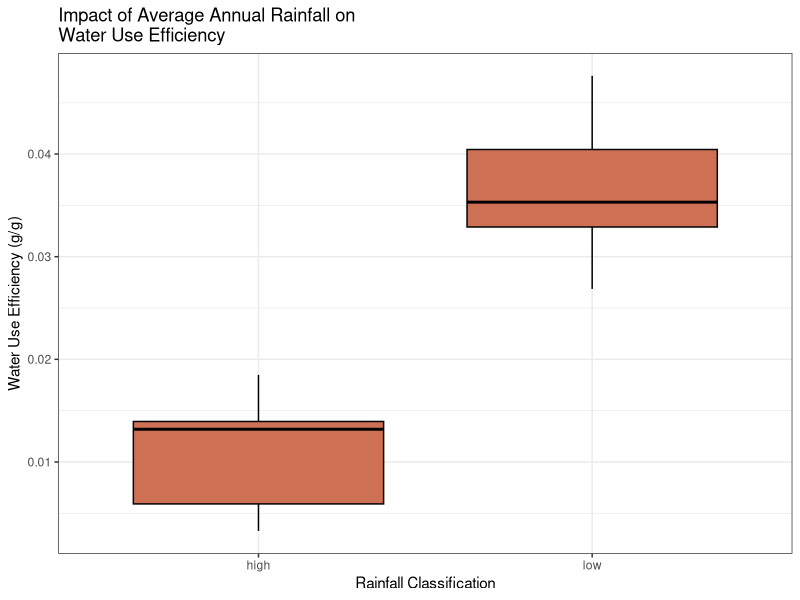
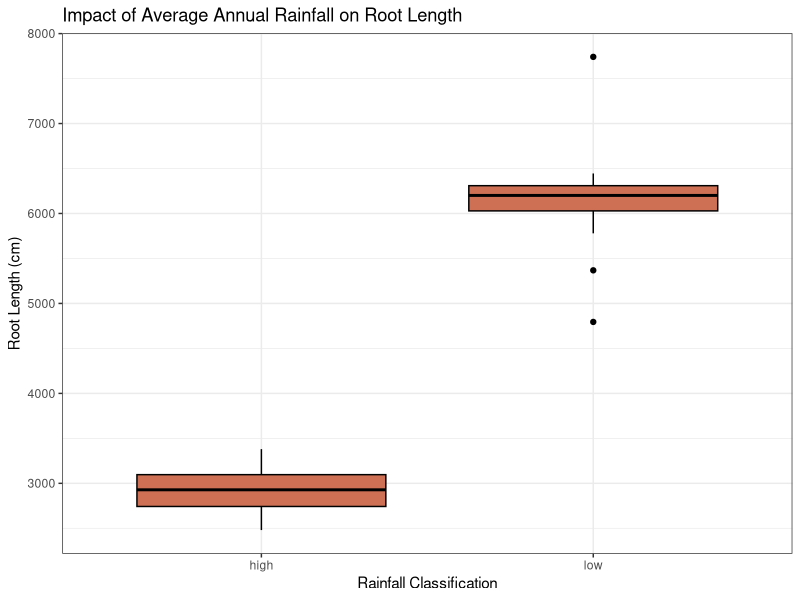
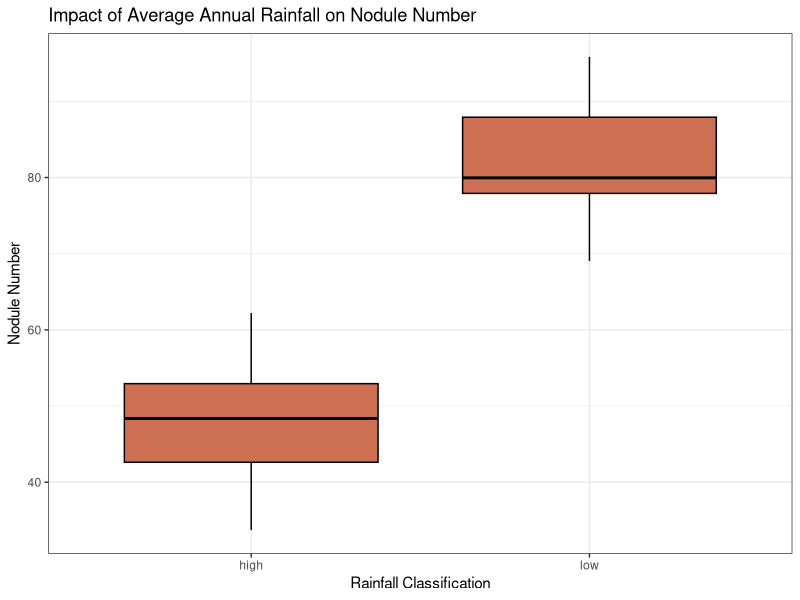
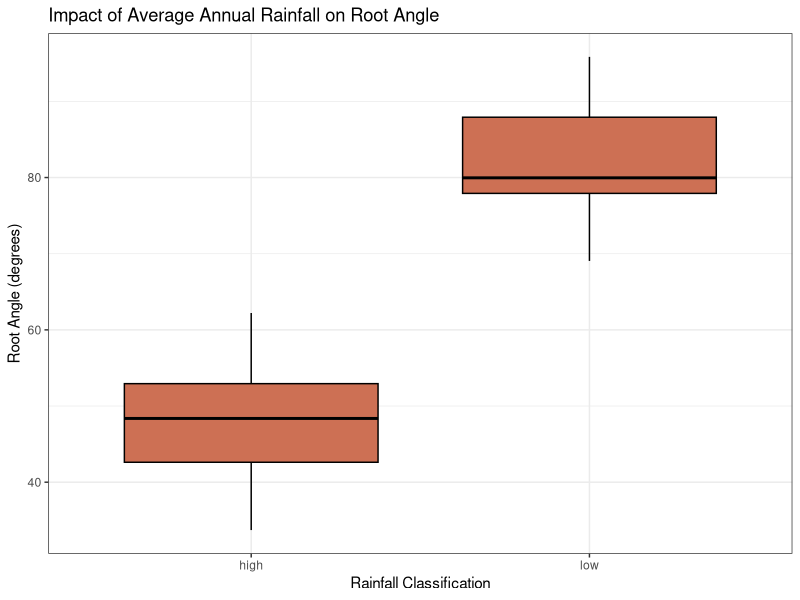
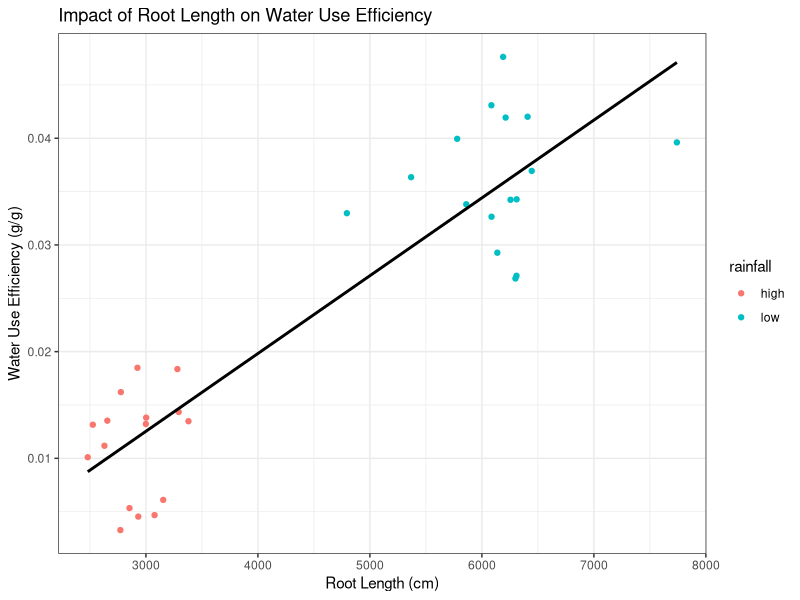
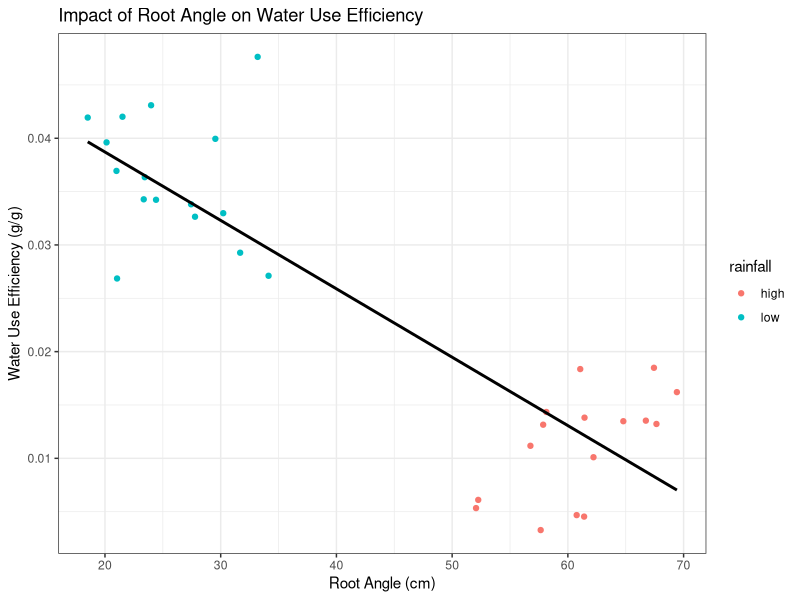

The R script that drew these images, in order:
## ---- chunk 1

#---------------------------------------------------------#
#                      creating the data fram
#---------------------------------------------------------#

df1=data.frame(
	rainfall = rep(c("high","low"), each= 16), #rainfall @origin
	accession = paste("PI",rep(1:8, each = 4), sep = "_"), #accession number
	BioRep=rep(1:4,times=8), #biological replicate of genotype
	rootLen = 0, #root length
	nodNum = 0, #nodule number
	wue = 0, #water use efficiency
  rootAng = 0 #root branching 
	)

print(df1)



#---------------------------------------------------------#
#                      water use efficiency
#---------------------------------------------------------#

## for high average annual rainfall under water limitation

df1[1:16,"wue"] = rnorm(n = nrow(df1)/2,mean = 0.0125 ,sd = 0.005)
    # accessions with high average annual rainfall
    # will have low water use efficiency 
    # numbers are based on my own exps

## for low average annual rainfall under water limitation

df1[17:32,"wue"] = rnorm(n = nrow(df1)/2,mean =0.0375 ,sd = 0.005)
    # accessions with low average annual rainfall
    # will have high water use efficiency 
    # numbers are based on my own exps

head(df1) #checking to be sure it works


#---------------------------------------------------------#
#                      nodule number
#---------------------------------------------------------#

## for high average annual rainfall under water limitation

df1[1:16,"nodNum"] = rnorm(n = nrow(df1)/2,mean = 50 ,sd = 10)
    # accessions with high average annual rainfall
    # will have low nodule number 
    # numbers are based on my own exps

## for low average annual rainfall under water limitation

df1[17:32,"nodNum"] = rnorm(n = nrow(df1)/2,mean =80 ,sd = 10)
    # accessions with low average annual rainfall
    # will have high nodule number
    # numbers are based on my own exps

#---------------------------------------------------------#
#                      root length
#---------------------------------------------------------#

## for high average annual rainfall under water limitation

df1[1:16,"rootLen"] = rnorm(n = nrow(df1)/2,mean = 3000 ,sd = 300)
    # accessions with high average annual rainfall
    # will have shallower roots
    # numbers are based on my own exps
    # whinrhizo measured total root length in cm

## for low average annual rainfall under water limitation

df1[17:32,"rootLen"] = rnorm(n = nrow(df1)/2,mean =6000 ,sd = 500)
    # accessions with low average annual rainfall
    # will have deeper roots
    # numbers are based on my own exps
    # whinrhizo measured total root length in cm

#---------------------------------------------------------#
#                      root angle
#---------------------------------------------------------#

## for high average annual rainfall under water limitation

df1[1:16,"rootAng"] = rnorm(n = nrow(df1)/2,mean = 60 ,sd = 5)
    # accessions with high average annual rainfall
    # will have higher root angle
    # numbers are based on my own exps
    # root angle is relative to the primary root

## for low average annual rainfall under water limitation

df1[17:32,"rootAng"] = rnorm(n = nrow(df1)/2,mean =25 ,sd = 5)
    # accessions with low average annual rainfall
    # will have lower root angle 
    # numbers are based on my own exps
    # root angle is relative to the primary root


head(df1)
tail(df1)

## ---- chunk 2

#---------------------------------------------------------#
#                      ANOVAS
#---------------------------------------------------------#

##Water use efficiency

summary(aov(data = df1, wue~rainfall))
    # the summary of the anova indicates a significant impact 
    #of rainfall on wue

##Nodule number

summary(aov(data = df1, nodNum~rainfall))
    # the summary of the anova indicates a significant impact 
    #of rainfall on nodule number

##Root Length

summary(aov(data = df1, rootLen~rainfall))
    # the summary of the anova indicates a significant impact 
    #of rainfall on root length


## root angle

sum <-summary(aov(data = df1, rootAng~rainfall))
    # the summary of the anova indicates a significant impact 
    #of rainfall on root angle


#---------------------------------------------------------#
#                      regressions
#---------------------------------------------------------#


## wue x root length

sum2<-summary(lm(data = df1, wue~rootLen))
    #the summary of the linear regression indicates a significant
    #relationship between water use efficiency and root length



## wue x root angle

summary(lm(data = df1, wue~rootAng))
    #the summary of the linear regression indicates a significant
    #relationship between water use efficiency and root angle

## wue x root length + root angle

summary(lm(data = df1, wue~rootLen+rootAng))
    #the summary of the linear regression indicates a significant
    #relationship between water use efficiency and root length 
    #and angle

summary(lm(data = df1, wue~rootLen*rootAng))
    #however root length does not interact with root angle


## ---- chunk 3

require(ggplot2)

#---------------------------------------------------------#
#                      boxplots
#---------------------------------------------------------#

##WUE

ggplot(df1) + 
  geom_boxplot(aes(x = rainfall, y = wue), colour = "black", fill = "salmon3") + 
  theme_bw() + 
  ggtitle("Impact of Average Annual Rainfall on \nWater Use Efficiency") + 
  ylab("Water Use Efficiency (g/g)") + 
  xlab("Rainfall Classification")
  

##Root length

ggplot(df1) + 
  geom_boxplot(aes(x = rainfall, y = rootLen), colour = "black", fill = "salmon3") + 
  theme_bw() + 
  ggtitle("Impact of Average Annual Rainfall on Root Length") + 
  ylab("Root Length (cm)") + 
  xlab("Rainfall Classification")


##Nodule Number

ggplot(df1) + 
  geom_boxplot(aes(x = rainfall, y = nodNum), colour = "black", fill = "salmon3") + 
  theme_bw() + 
  ggtitle("Impact of Average Annual Rainfall on Nodule Number") + 
  ylab("Nodule Number") + 
  xlab("Rainfall Classification")


##Root Angle

ggplot(df1) + 
  geom_boxplot(aes(x = rainfall, y = nodNum), colour = "black", fill = "salmon3") + 
  theme_bw() + 
  ggtitle("Impact of Average Annual Rainfall on Root Angle") + 
  ylab("Root Angle (degrees)") + 
  xlab("Rainfall Classification")

#---------------------------------------------------------#
#                      scatter and line
#---------------------------------------------------------#

## WUE x ROOT LENGTH

ggplot(df1) + 
  geom_point(aes(x = rootLen, y = wue, col = rainfall)) + 
  geom_smooth(aes(x = rootLen, y = wue),
              se = FALSE, 
              col = "black",
              method = lm) +
  theme_bw()+ 
  ggtitle("Impact of Root Length on Water Use Efficiency") + 
  ylab("Water Use Efficiency (g/g)") + 
  xlab("Root Length (cm)")


## WUE x ROOT ANGLE

ggplot(df1) + 
  geom_point(aes(x = rootAng, y = wue, col = rainfall)) + 
  geom_smooth(aes(x = rootAng, y = wue),
              se = FALSE, 
              col = "black", 
              method = lm) +
  theme_bw()+ 
  ggtitle("Impact of Root Angle on Water Use Efficiency") + 
  ylab("Water Use Efficiency (g/g)") + 
  xlab("Root Angle (cm)")

  

## ---- chunk 4

dfWUE <- data.frame(rainfall = rep(c("high","low"), each= 16), #rainfall @origin
                    accession = paste("PI",rep(1:8, each = 4), sep = "_"), #accession number
                    BioRep=rep(1:4,times=8), #biological replicate of genotype
                    wue = 0 #WUE
                    )

  
#round 1 - original  
  dfWUE[1:16,"wue"] = rnorm(n = nrow(dfWUE)/2,mean = 0.0125 ,sd = 0.005)
  dfWUE[17:32,"wue"] = rnorm(n = nrow(dfWUE)/2,mean =0.0375 ,sd = 0.005)
  
  summary(aov(data = dfWUE, wue~rainfall)) #significant
  
  #round 2  
  dfWUE[1:16,"wue"] = rnorm(n = nrow(dfWUE)/2,mean = 0.0225 ,sd = 0.005)
  dfWUE[17:32,"wue"] = rnorm(n = nrow(dfWUE)/2,mean =0.0375 ,sd = 0.005)
  
  summary(aov(data = dfWUE, wue~rainfall)) #significant
  
  #round 3  
  dfWUE[1:16,"wue"] = rnorm(n = nrow(dfWUE)/2,mean = 0.0125 ,sd = 0.005)
  dfWUE[17:32,"wue"] = rnorm(n = nrow(dfWUE)/2,mean =0.0275 ,sd = 0.005)
  
  summary(aov(data = dfWUE, wue~rainfall)) #significant
  
  #round 4  
  dfWUE[1:16,"wue"] = rnorm(n = nrow(dfWUE)/2,mean = 0.0225 ,sd = 0.005)
  dfWUE[17:32,"wue"] = rnorm(n = nrow(dfWUE)/2,mean =0.0275 ,sd = 0.005)

  summary(aov(data = dfWUE, wue~rainfall)) #significant
  
  #round 5 - different SD
  dfWUE[1:16,"wue"] = rnorm(n = nrow(dfWUE)/2,mean = 0.0225 ,sd = 0.01)
  dfWUE[17:32,"wue"] = rnorm(n = nrow(dfWUE)/2,mean =0.0275 ,sd = 0.01)
  
   #round 6 - different SD
  dfWUE[1:16,"wue"] = rnorm(n = nrow(dfWUE)/2,mean = 0.0225 ,sd = 0.0075)
  dfWUE[17:32,"wue"] = rnorm(n = nrow(dfWUE)/2,mean =0.0275 ,sd = 0.0075)
  
  
  summary(aov(data = dfWUE, wue~rainfall)) #significant
  
  
  






